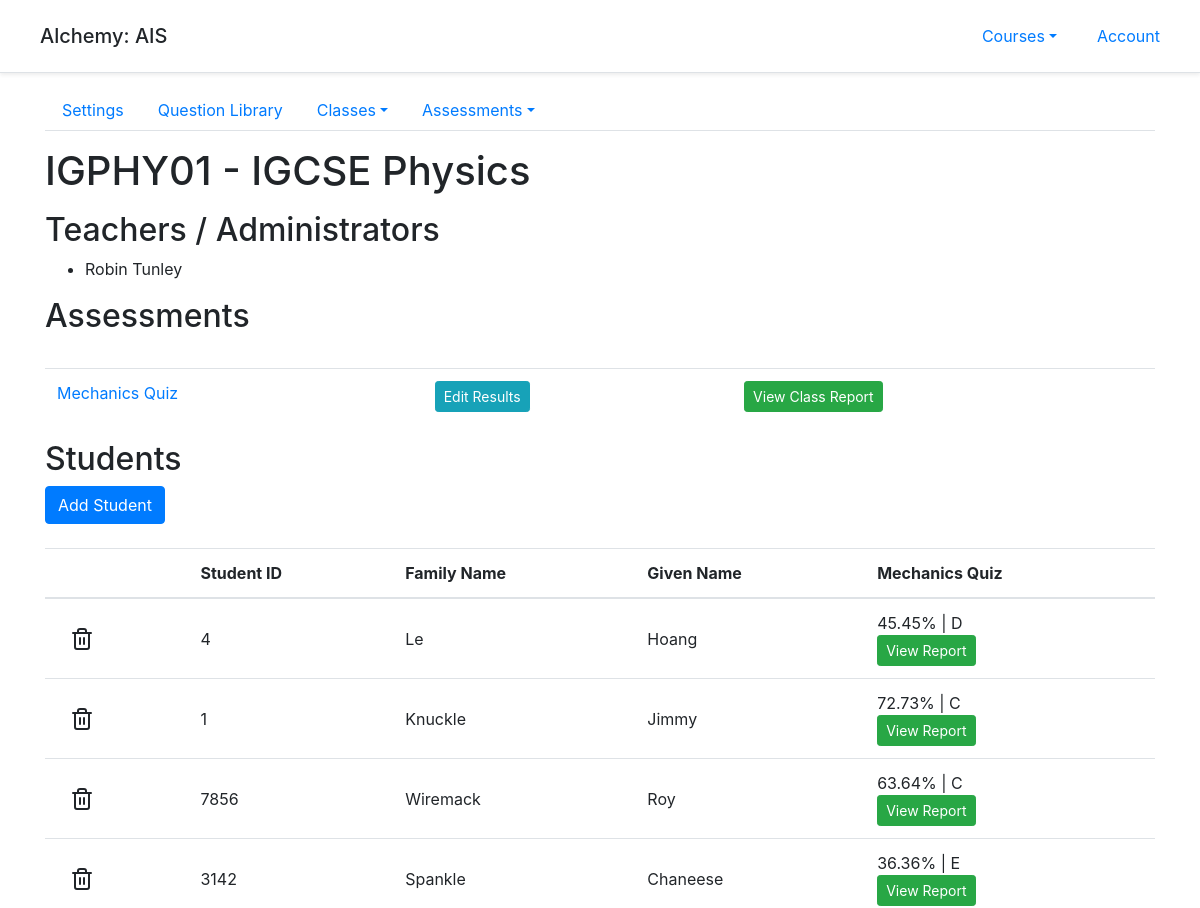
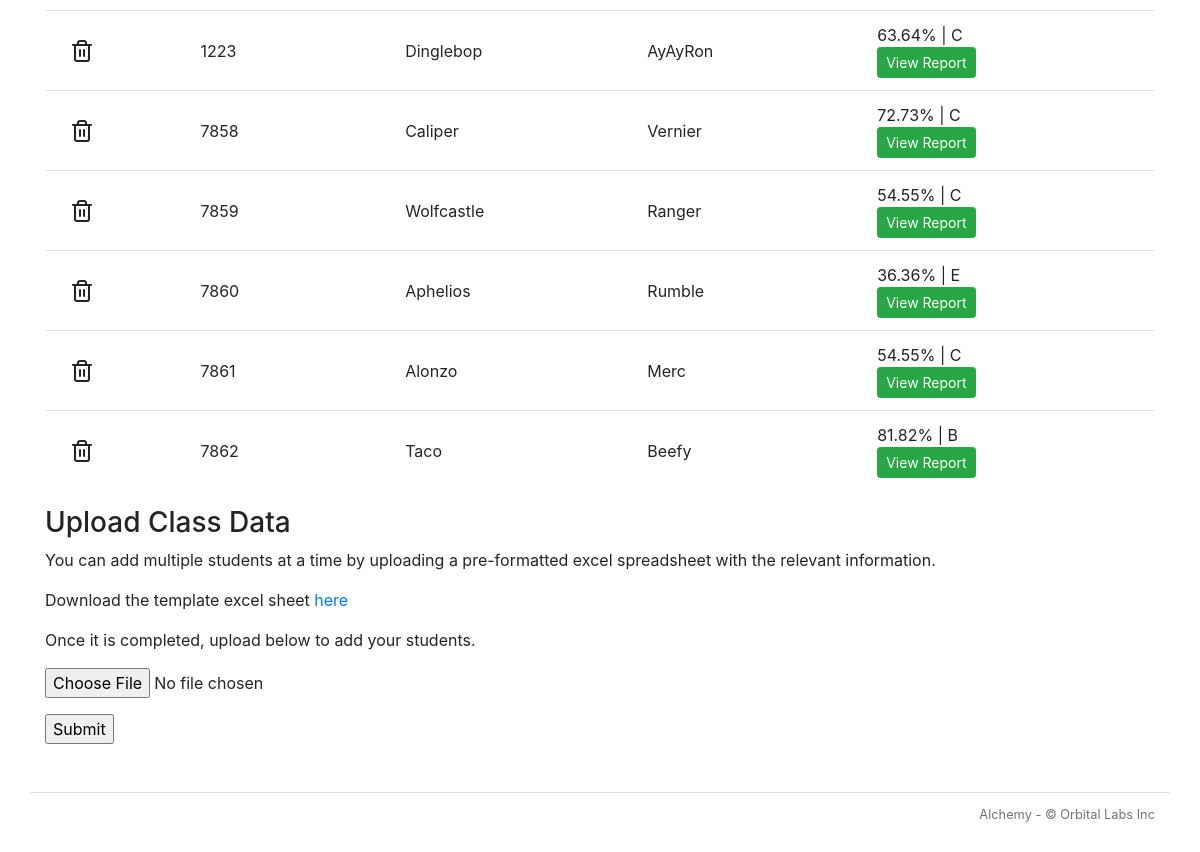
/course/3/clazz/1/, run on an earlier commit of the app's database (2 pictures, top to bottom).
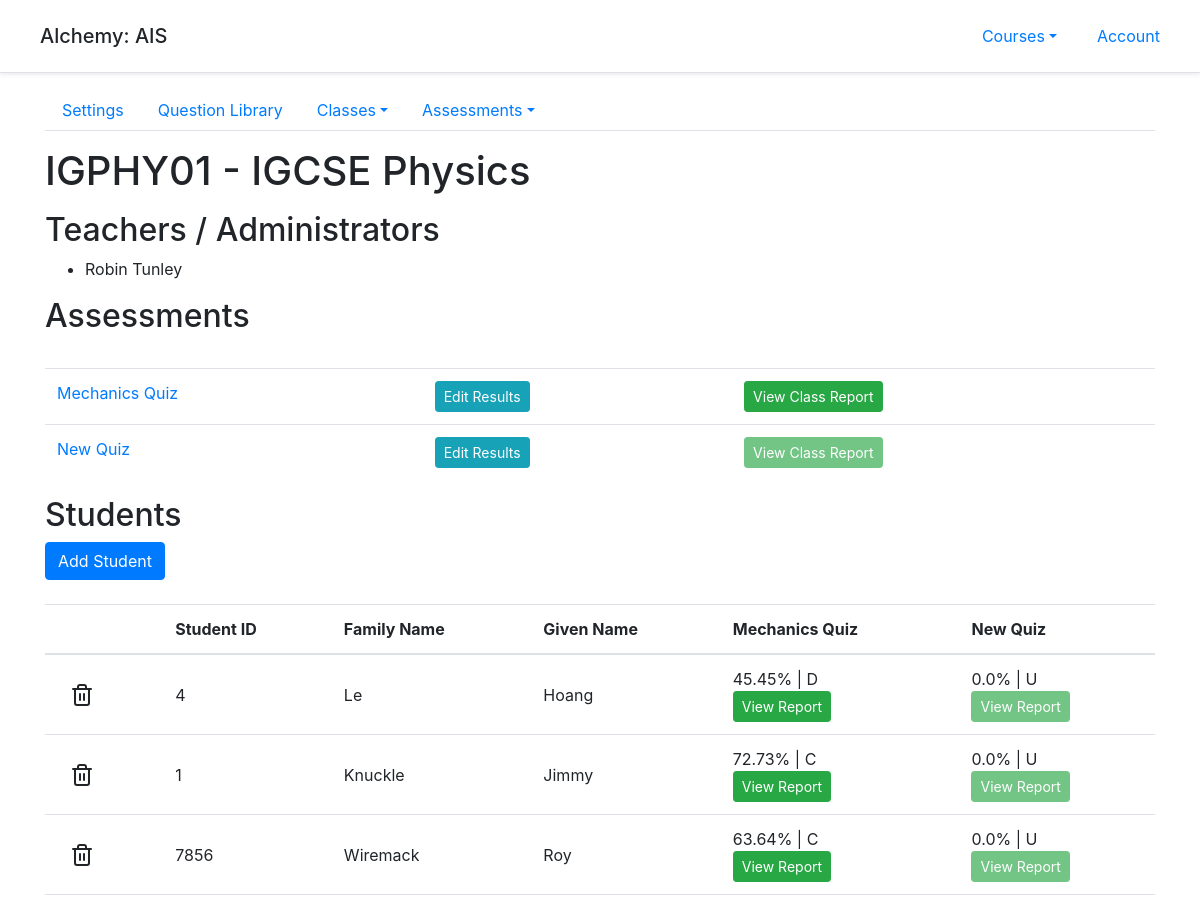
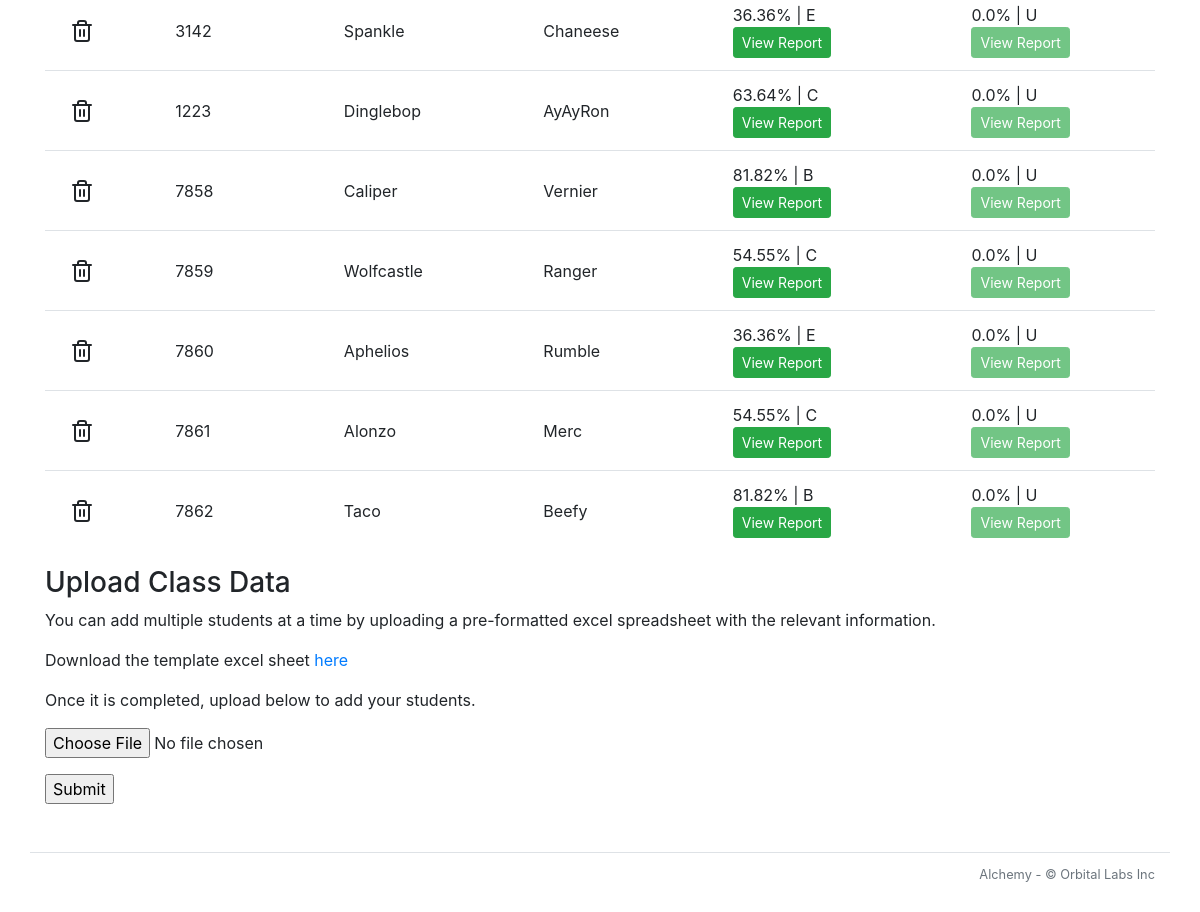
And on a later commit of the database (2 pictures, top to bottom).
### alchemy/models.py (models this page shows, shortened)
class User(db.Model):
    __tablename__ = 'user'
    id = db.Column(db.Integer, primary_key=True)
    given_name = db.Column(db.String(20), nullable=False)
    family_name = db.Column(db.String(20), nullable=False)
    access_id = db.Column(db.Integer, db.ForeignKey('access_level.id'), nullable=False)
    clazzes = db.relationship('Clazz', secondary=clazzes_users, back_populates='users')
    scores = db.relationship('Score', backref='user')

class Paper(db.Model):
    __tablename__ = 'paper'
    id = db.Column(db.Integer, primary_key=True)
    title = db.Column(db.String(50), nullable=False)
    scores = db.relationship('Score', backref='paper')
    paper_questions = db.relationship('PaperQuestion', back_populates='paper')
    course_id = db.Column(db.Integer, db.ForeignKey('course.id'))
    @sqlalchemy.orm.reconstructor
    def __paper_construct__(self):
        self.build_profile()
    def ordered_paper_questions(self):
        return db.session.query(PaperQuestion).filter_by(paper_id=self.id).order_by(PaperQuestion.order_number).all()
    def build_profile(self):
        self.profile = paper_profile.PaperProfile()
        self.profile.total_questions = len(self.paper_questions)
        tag_list = []
        for paper_question in self.paper_questions:
            self.profile.total_points += paper_question.question.points
            for t in paper_question.question.tags:
                if t not in tag_list:
                    tag_list.append(t)
        for t in tag_list:
            new_tag_profile = paper_profile.build_tag_profile(self, t)
            new_tag_profile.calculate_q_percentage(self.profile)
            new_tag_profile.calculate_p_percentage(self.profile)
            self.profile.tag_profile_list.append(new_tag_profile)
    def check_clazz_scores(self, clazz):
        clazz_id = clazz.id
        scores = Score.query.filter_by(paper_id = self.id).all()
        clazz_scores = []
        for s in scores:
            student_id = s.user_id
            student = User.query.get_or_404(student_id)
            if clazz in student.clazzes:
                clazz_scores.append(s)
        for s in clazz_scores:
            if s == None:
                self.has_all_scores = False
            else:
                self.has_all_scores = True

### alchemy/views/clazz.py (the view)
@bp_clazz.route('/')
def index():
    for p in g.course.papers:
        p.check_clazz_scores(g.clazz)
    return flask.render_template('course/clazz/index.html', profiles = get_student_profiles(g.clazz))

### alchemy/score_manager.py (called while the page is built)
def make_student_paper_scoreset(student, paper):
    score_list = []
    for paper_question in paper.ordered_paper_questions():
        score = models.Score.query.filter_by(paper_id = paper.id, user_id = student.id, question_id = paper_question.question_id).first()
        if not score:
            score = None
        score_list.append(score)
    student_scoreset = StudentScoreSet(student, score_list, paper)
    return student_scoreset

    def calculate_total(self):
        for score in self.score_list:
            if score is not None and score.value is not None:
                self.total += score.value
                self.has_all_scores = True

    def calculate_percentage(self):
        paper_total = 0
        for paper_question in self.paper.paper_questions:
            paper_total += paper_question.question.points
        self.percentage = round(self.total/paper_total*100, 2)

    def determine_grade(self):
        grade_levels = self.paper.course.grade_levels
        for gl in grade_levels:
            if self.percentage >= gl.lower_bound and self.percentage < gl.upper_bound:
                self.grade = gl.grade

### alchemy/templates/course/clazz/index.html (shortened to what this page needs)
{% extends "course/course_layout.html" %}
{% block course_main_content %}
<main role="main">
  <h1 class="my-3">{{ g.clazz.code }} - {{ g.course.name }}</h1>
  <h2>Teachers / Administrators</h2>
  <ul>
    {% for user in g.clazz.users %}
      {% if user.access_id != 3 %}
      <li>{{user.given_name}} {{user.family_name}}</li>
      {% endif %}
    {% endfor %}
  </ul>
  <h2>Assessments</h2>
  <br>
  <table class="table table-hover">
    {% for paper in g.course.papers %}
      <tr>
        <td><a href="{{ url_for('course.paper.index', paper_id = paper.id)}}">{{ paper.title }}</a></td>
        <td>
          {% if (paper.paper_questions | length) != 0 %}
            <a class="btn btn-info btn-sm" href="{{ url_for('course.clazz.paper_results', paper_id = paper.id)}}">Edit Results</a>
          {% endif %}
        </td>
        <td>
          {% if (paper.paper_questions | length) != 0 %}
            {% if paper.has_all_scores %}
              <a class="btn btn-success btn-sm" target="_blank" href="{{ url_for('course.clazz.paper_report', paper_id = paper.id)}}">View Class Report</a>
            {% else %}
              <a class="btn btn-success btn-sm disabled" target="_blank" href="{{ url_for('course.clazz.paper_report', paper_id = paper.id)}}">View Class Report</a>
            {% endif %}
          {% endif %}
        </td>
      </tr>
    {% endfor %}
  </table>
  <h2>Students</h2>
  <button type="button" class="btn btn-primary" data-toggle="modal" data-target="#add_student">
  Add Student
  </button>
  <br>
  <br>
  <table class="table table-hover">
    <thead>
      <th></th>
      <th>Student ID</th>
      <th>Family Name</th>
      <th>Given Name</th>
      {% for paper in g.course.papers %}
        <th>{{ paper.title }}</th>
      {% endfor %}
    </thead>
    {% for profile in profiles %}
      <tr>
        <td class="align-middle">
          <a class="btn btn-link" aria-label="Delete question btn-sm">
            <span data-feather="trash-2"></span>
          </a>
        </td>
        <td class="align-middle">{{ profile.student.id }}</td>
        <td class="align-middle">{{ profile.student.family_name }}</td>
        <td class="align-middle">{{ profile.student.given_name }}</td>
        {% for s in profile.scoreset_list %}
          {% if s.has_all_scores %}
            <td>{{ s.percentage }}% | {{ s.grade }}  <br><a class="btn btn-success btn-sm" target="_blank" href="{{ url_for('course.clazz.student_paper_report', student_id = profile.student.id, paper_id = s.paper.id) }}" >View Report</a></td>
          {% else %}
            <td>{{ s.percentage }}% | {{ s.grade }}  <br><a class="btn btn-success btn-sm disabled" href="{{ url_for('course.clazz.student_paper_report', student_id = profile.student.id, paper_id = s.paper.id) }}" >View Report</a></td>
          {% endif %}
        {% endfor %}
      </tr>
    {% endfor %}
  </table>
  <h3>Upload Class Data</h3>
  <p>You can add multiple students at a time by uploading a pre-formatted excel spreadsheet with the relevant information.</p>
  <p>Download the template excel sheet <a href="{{ url_for('course.clazz.download_excel') }}">here</a></p>
  <p>Once it is completed, upload below to add your students.</p>
  <form method="post" action="{{ url_for('course.clazz.upload_excel')}}" enctype="multipart/form-data">
    <dl>
      <p>
        <input type="file" name="file" autocomplete="off" required>
      </p>
    </dl>
    <p>
      <input type="submit" value="Submit">
    </p>
  </form>
</main>
{% endblock course_main_content %}

What changed in the data, as far as the page shows it:
added Paper: title "New Quiz"
Also different on the page:
new list line: "0.0 % | U View Report"
list line gone: "72.73 % | C View Report"
new list line: "81.82 % | B View Report 0.0 % | U View Report"
